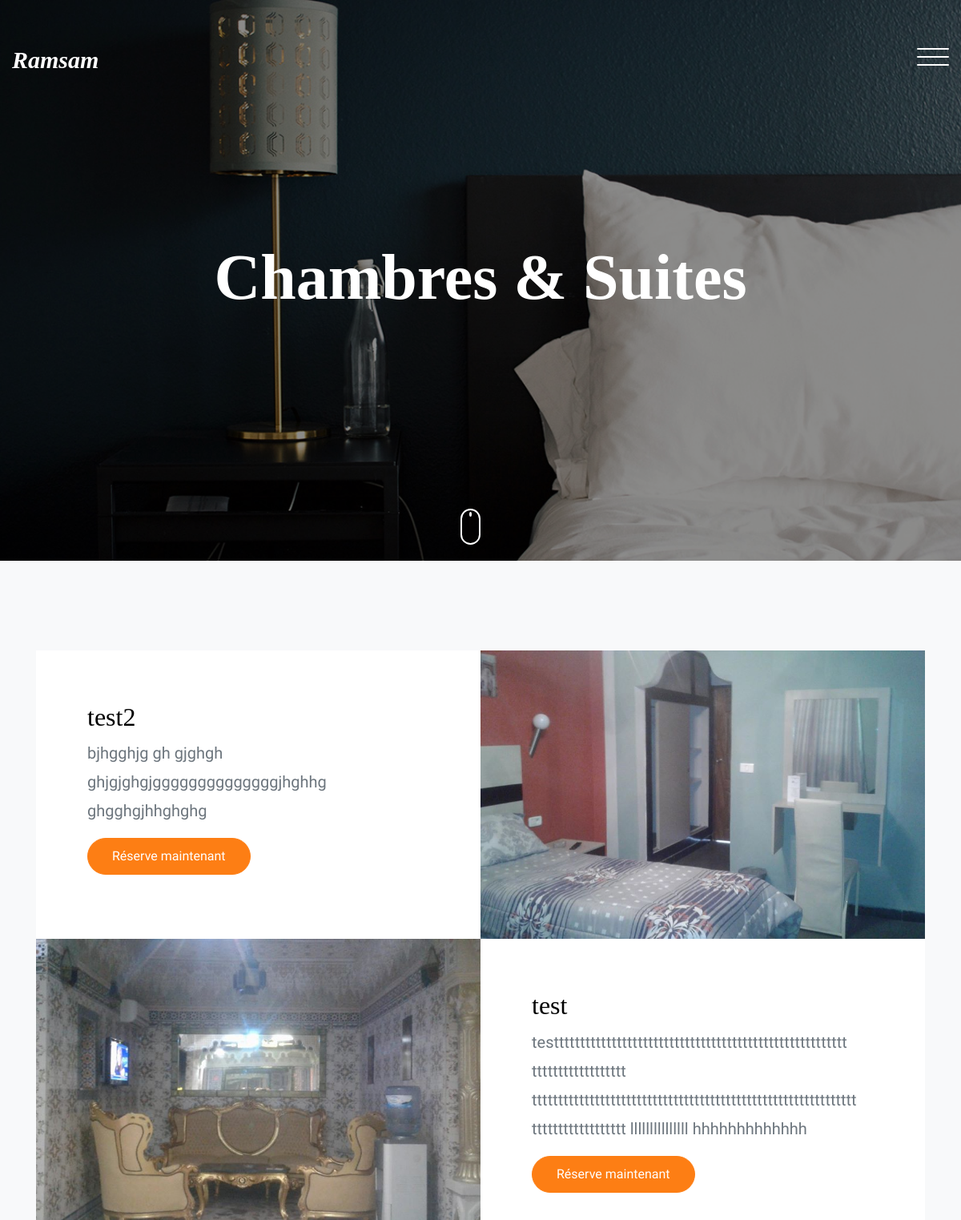
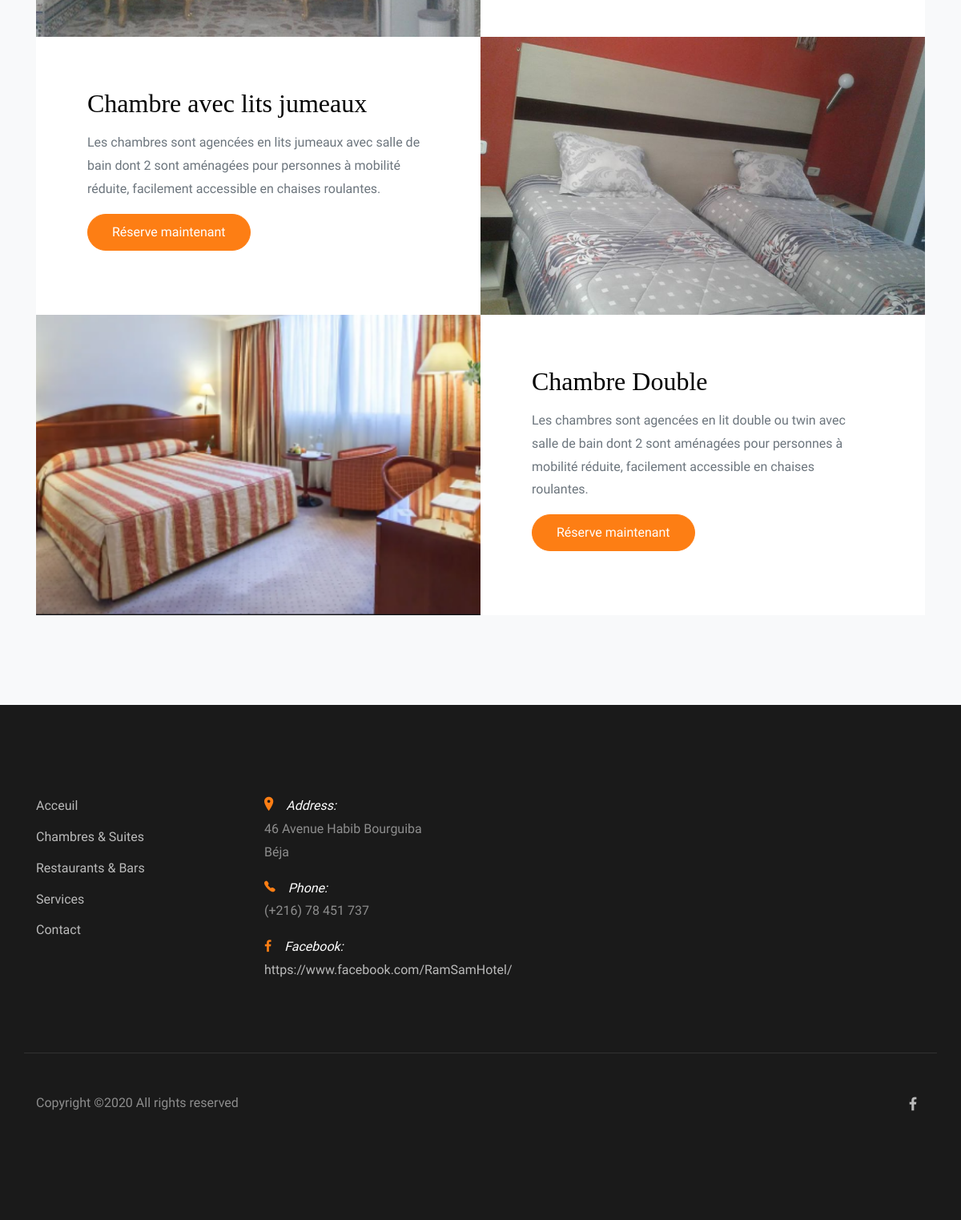
The page /rooms.php on the database its author committed (2 pictures, top to bottom).
### tables this page shows
CREATE TABLE IF NOT EXISTS `rooms` (
  `id` int(11) NOT NULL AUTO_INCREMENT,
  `nom` varchar(255) DEFAULT NULL,
  `image` text,
  `type` int(11) DEFAULT NULL,
  `description` text,
  `prix` float DEFAULT NULL,
  `date` date DEFAULT NULL,
  PRIMARY KEY (`id`),
  KEY `type` (`type`)
);

### class/RoomsController.php (called while the page is built, shortened)
<?php
class RoomsController {
    private $db;
    public function __construct()
    {
        $this->db = new Database();
    }
    public function getRooms(){
        $rooms = $this->db->query('SELECT * FROM rooms ORDER BY id DESC');
        $rooms = json_encode($rooms);
        return $rooms;
    }
}
?>

### class/DataBase.php (called while the page is built, shortened)
<?php
class Database{
    private $pdo;
    public function getPdo(){
        if ($this->pdo === null){
            $pdo = new PDO('mysql:host=localhost;dbname=ramsam;charset=utf8', 'root', '');
            $pdo->setAttribute(PDO::ATTR_ERRMODE , PDO::ERRMODE_EXCEPTION);
            $this->pdo = $pdo;
        }
        return $this->pdo;
    }
    public function query($statement){
        $req = $this->getPdo()->query($statement);
        $data = $req->fetchAll(PDO::FETCH_OBJ);
        return $data;
    }
}

### rooms.php (the view, shortened to what this page needs)
<?php
  include 'header.php';
  $typeChambre = new RoomsController();
?>
    <section class="site-hero inner-page overlay" style="background-image: url(assets/img/slider-1.jpg)" data-stellar-background-ratio="0.5">
      <div class="container">
        <div class="row site-hero-inner justify-content-center align-items-center text-center">
          <div class="col-md-10 text-center" data-aos="fade-up">
            <h1 class="heading">Chambres &amp; Suites </h1>
          </div>
        </div>
      </div>
      <a class="mouse smoothscroll" href="#next">
        <div class="mouse-icon">
          <span class="mouse-wheel"></span>
        </div>
      </a>
    </section>
    <section class="section bg-light" id="next">
      <div class="container">
      <?php
        $requete = $typeChambre->getRooms();
        $requete = json_decode($requete);
        foreach($requete as $rows){
          if($rows->id%2 == 1){
      ?>
        <div class="site-block-half d-flex bg-white" data-aos="fade-up" data-aos-delay="100">
          <a href="#" class="image d-block bg-image" style="background-image: url('assets/img/<?php echo $rows->image; ?>');"></a>
          <div class="text">
            <h2><?php echo $rows->nom; ?></h2>
            <p class="lead"><?php echo $rows->description; ?></p>
            <p><a href="reservation.php?id=<?php echo  $rows->id; ?>" class="btn btn-primary text-white">Réserve maintenant</a></p>
          </div>
        </div>
      <?php
          }else{
      ?>
        <div class="site-block-half d-flex bg-white" data-aos="fade-up" data-aos-delay="200">
          <a href="#" class="image d-block bg-image order-2" style="background-image: url('assets/img/<?php echo $rows->image; ?>');"></a>
          <div class="text order-1">
            <h2><?php echo $rows->nom; ?></h2>
            <p class="lead"><?php echo $rows->description; ?></p>
            <p><a href="reservation.php?id=<?php echo  $rows->id; ?>" class="btn btn-primary text-white">Réserve maintenant</a></p>
          </div>
        </div>
        <?php
        }
      }
      ?>
      </div>
    </section>
  <?php include 'footer.php' ?>

### header.php (shortened to what this page needs)
<!doctype html>
<html lang="en">
  <head>
    <link rel="stylesheet" href="assets/css/bootstrap.css">
    <link rel="stylesheet" href="assets/css/animate.css">
    <link rel="stylesheet" href="assets/css/owl.carousel.min.css">
    <link rel="stylesheet" href="assets/css/aos.css">
    <link rel="stylesheet" href="assets/css/bootstrap-datepicker.css">
    <link rel="stylesheet" href="assets/css/jquery.timepicker.css">
    <link rel="stylesheet" href="assets/css/magnific-popup.css">
    <link rel="stylesheet" href="assets/fonts/ionicons/css/ionicons.min.css">
    <link rel="stylesheet" href="assets/fonts/fontawesome/css/font-awesome.min.css">
    <link rel="stylesheet" href="https://cdn.linearicons.com/free/1.0.0/icon-font.min.css">
    <link rel="stylesheet" href="assets/css/style.css">
  </head>
  <body>
  <header class="site-header">
      <div class="container-fluid">
        <div class="row">
          <div class="col-4 site-logo" data-aos="fade"><a href="index.php"><em>Ramsam</em></a></div>
          <div class="col-8">
            <div class="site-menu-toggle js-site-menu-toggle"  data-aos="fade">
              <span></span>
              <span></span>
              <span></span>
            </div>
          </div>
        </div>
      </div>
    </header>

### footer.php (shortened to what this page needs)
<footer class="section footer-section">
      <div class="container">
        <div class="row mb-4">
          <div class="col-md-3 mb-5">
            <ul class="list-unstyled link">
              <li><a href="#">Acceuil</a></li>
              <li><a href="#">Chambres &amp; Suites</a></li>
              <li><a href="#">Restaurants &amp; Bars</a></li>
              <li><a href="#">Services</a></li>
             <li><a href="#">Contact</a></li>
            </ul>
          </div>
          <div class="col-md-3 mb-5 pr-md-5 contact-info">
            <p><span class="d-block"><span class="ion-ios-location h5 mr-3 text-primary"></span>Address:</span> <span>46 Avenue Habib Bourguiba Béja</span></p>
            <p><span class="d-block"><span class="ion-ios-telephone h5 mr-3 text-primary"></span>Phone:</span> <span> (+216)  78 451 737</span></p>
            <p><span class="d-block"><span class="fa fa-facebook h5 mr-3 text-primary"></span>Facebook:</span> <span><a href="https://www.facebook.com/RamSamHotel/" target="__blank">https://www.facebook.com/RamSamHotel/</a></span></p>
          </div>
        </div>
        <div class="row bordertop pt-5">
          <p class="col-md-6 text-left">
            Copyright &copy;<script data-cfasync="false" src="/cdn-cgi/scripts/5c5dd728/cloudflare-static/email-decode.min.js"></script><script>document.write(new Date().getFullYear());</script> All rights reserved
          </p>
          <p class="col-md-6 text-right social">
            <a href="https://www.facebook.com/RamSamHotel/" target="__blank"><span class="fa fa-facebook"></span></a>
          </p>
        </div>
      </div>
    </footer>
</body>
</html>

### assets/css/style.css (style rules this page uses)
body { background: #fff; font-family: "Mukta Mahee", arial, sans-serif; font-weight: 200; font-size: 16px; line-height: 1.8; color: #6c757d; }
a { -webkit-transition: .3s all ease; -o-transition: .3s all ease; transition: .3s all ease; text-decoration: none; }
h1, h2, h3, h4, h5 { color: #000; font-family: "Playfair+Display", times, serif; }
.container-fluid { max-width: 1600px; }
.btn { padding-left: 30px; padding-right: 30px; padding-top: 10px; padding-bottom: 10px; border-radius: 50px; }
.btn, .form-control { outline: none; -webkit-box-shadow: none !important; box-shadow: none !important; }
.site-header { position: absolute; top: 0; width: 100%; padding: 60px 0; z-index: 2; }
.site-logo a { font-size: 30px; color: #fff; font-weight: bold; line-height: 1; font-family: "Playfair+Display", times, serif; }
.site-hero { background-size: cover; height: 100vh; min-height: 700px; width: 100%; position: relative; }
.site-hero.overlay:before { background: rgba(0, 0, 0, 0.45); content: ""; position: absolute; height: 100vh; min-height: 700px; top: 0; left: 0; bottom: 0; right: 0; }
.site-hero.inner-page { height: 50vh; min-height: 700px; }
.site-hero.inner-page.overlay:before { height: 50vh; min-height: 700px; }
.site-hero-inner { height: 100vh; min-height: 700px; }
.site-hero-inner .heading { font-size: 80px; font-family: "Playfair+Display", times, serif; color: #fff; line-height: 1; font-weight: bold; }
.inner-page .site-hero-inner { height: 50vh; min-height: 700px; }
.site-menu-toggle { float: right; width: 40px; height: 45px; position: relative; margin: 0px auto; z-index: 200; -webkit-transform: rotate(0deg); -moz-transform: rotate(0deg); -o-transform: rotate(0deg); -ms-transform: rotate(0deg); transform: rotate(0deg); -webkit-transition: .5s ease-in-out; -moz-transition: .5s ease-in-out; -o-transition: .5s ease-in-out; transition: .5s ease-in-out; cursor: pointer; }
.site-menu-toggle span { display: block; position: absolute; height: 2px; width: 100%; background: #fff; border-radius: 9px; opacity: 1; left: 0; -webkit-transform: rotate(0deg); -moz-transform: rotate(0deg); -o-transform: rotate(0deg); -ms-transform: rotate(0deg); transform: rotate(0deg); -webkit-transition: .25s ease-in-out; -moz-transition: .25s ease-in-out; -o-transition: .25s ease-in-out; transition: .25s ease-in-out; }
.site-menu-toggle span:nth-child(1) { top: 0px; }
.site-menu-toggle span:nth-child(2) { top: 10px; }
.site-menu-toggle span:nth-child(3) { top: 20px; }
.section { padding: 7em 0; }
.heading-serif, .heading, .testimonial-section .heading, .slider-section .heading, .blog-post-entry .heading { font-size: 60px; font-family: "Playfair+Display", times, serif; }
.footer-section { background: #1a1a1a; color: #fff; }
.footer-section a { color: rgba(255, 255, 255, 0.7); }
.footer-section p { color: rgba(255, 255, 255, 0.5); }
.footer-section .bordertop { border-top: 1px solid rgba(255, 255, 255, 0.1); padding-top: 20px; }
.footer-section .contact-info span.d-block { font-style: italic; color: #fff; }
.footer-section .social a { font-size: 18px; padding: 10px; }
.footer-section .link li { margin-bottom: 10px; }
.mouse { width: 100px; display: inline-block; position: absolute; left: 50%; bottom: 20px; z-index: 1; -webkit-transform: translateX(-25%); -ms-transform: translateX(-25%); transform: translateX(-25%); }
.mouse-icon { width: 25px; height: 45px; border: 2px solid white; border-radius: 15px; cursor: pointer; position: relative; text-align: center; }
.mouse-wheel { height: 6px; margin: 2px auto 0; display: block; width: 3px; background-color: white; border-radius: 50%; -webkit-animation: 1.6s ease infinite wheel-up-down; -moz-animation: 1.6s ease infinite wheel-up-down; animation: 1.6s ease infinite wheel-up-down; }
.site-block-half .image, .site-block-half .text { width: 100%; }
@media (min-width: 992px) { .site-block-half .image, .site-block-half .text { width: 50%; } }
.site-block-half .text { padding-left: 15px; padding-right: 15px; }
@media (min-width: 992px) { .site-block-half .text { padding: 4rem; } }
.site-block-half .bg-image { background-repeat: no-repeat; background-size: cover; background-position: center center; }

### rows shown on the page
rooms: image (picture), nom "test2", description "bjhgghjg gh gjghgh ghjgjghgjggggggggggggggjhghhg ghgghgjhhghghg"
rooms: image (picture), nom "test", description "testttttttttttttttttttttttttttttttttttttttttttttttttttttttt tttttttttttttttttt tttttttttttttttttttttttttttttttttttttttttttttttttttttttttttttt tttttttttttttttttt lllllllllllllll hhhhhhhhhhhhh"
rooms: image (picture), nom "Chambre avec lits jumeaux", description "Les chambres sont agencées en lits jumeaux avec salle de bain dont 2 sont aménagées pour personnes à mobilité réduite, facilement accessible en chaises roulantes."
rooms: image (picture), nom "Chambre Double", description "Les chambres sont agencées en lit double ou twin avec salle de bain dont 2 sont aménagées pour personnes à mobilité réduite, facilement accessible en chaises roulantes."
